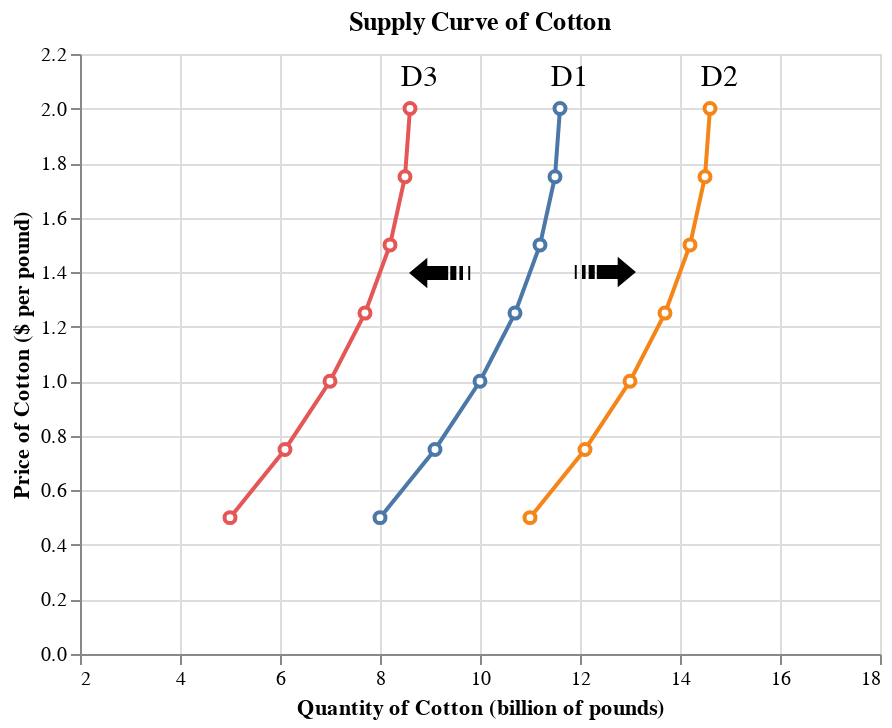

The cell this chart's notebook holds for it:
### Markdown cell above
### Shifts in Supply

> When the *ceteris paribus* assumption is dropped, movement no longer occurs along the supply curve. The entire supply curve shifts, which means the quantity supplied changes at any given price.

### Code cell
df_supply['quantity2'] = df_supply['quantity'] + 3
df_supply['quantity3'] = df_supply['quantity'] - 3
df_supply_fig = pd.melt(df_supply, id_vars=['price'], value_vars=['quantity', 'quantity2', 'quantity3'])
fig2 = alt.Chart(df_supply_fig).mark_line(point=alt.OverlayMarkDef(filled=False, fill='white')).encode(
    alt.X('value', title='Quantity of Cotton (billion of pounds)', scale=alt.Scale(domain=[3,18])),
    alt.Y('price', title='Price of Cotton ($ per pound)', scale=alt.Scale(domain=[0,2.2])),
    alt.Color('variable', legend=None)
).properties(title='Supply Curve of Cotton')

text1 = alt.Chart({'values':[{'x': 11.8, 'y': 2.12}]}).mark_text(
    text='D1',
    fontSize=15
).encode(x='x:Q', y='y:Q')

text2 = alt.Chart({'values':[{'x': 14.8, 'y': 2.12}]}).mark_text(
    text='D2',
    fontSize=15
).encode(x='x:Q', y='y:Q')

text3 = alt.Chart({'values':[{'x': 8.8, 'y': 2.12}]}).mark_text(
    text='D3',
    fontSize=15
).encode(x='x:Q', y='y:Q')

text4 = alt.Chart({'values':[{'x': 12.5, 'y': 1.385}]}).mark_text(
    text='➟',
    fontSize=40
).encode(x='x:Q', y='y:Q')

text5 = alt.Chart({'values':[{'x': 9.2, 'y': 1.41}]}).mark_text(
    text='➟',
    fontSize=40,
    angle=180 
).encode(x='x:Q', y='y:Q')

fig2+text1+text2+text3+text4+text5

### Figure 1 — Vega-Lite specification as saved in the notebook (floating-point values rounded to 4 significant figures)
{"config": {"view": {"continuousWidth": 400, "continuousHeight": 300}}, "layer": [{"data": {"name": "data-804829351935949063056db1ec74f34a"}, "mark": {"type": "line", "point": {"fill": "white", "filled": false}}, "encoding": {"color": {"type": "nominal", "field": "variable", "legend": null}, "x": {"type": "quantitative", "field": "value", "scale": {"domain": [3, 18]}, "title": "Quantity of Cotton (billion of pounds)"}, "y": {"type": "quantitative", "field": "price", "scale": {"domain": [0, 2.2]}, "title": "Price of Cotton ($ per pound)"}}, "title": "Supply Curve of Cotton"}, {"data": {"name": "data-48db668789914b1b7c278fe7d820b463"}, "mark": {"type": "text", "fontSize": 15, "text": "D1"}, "encoding": {"x": {"type": "quantitative", "field": "x"}, "y": {"type": "quantitative", "field": "y"}}}, {"data": {"name": "data-5c7f255eca95d969810865f2d3b60e12"}, "mark": {"type": "text", "fontSize": 15, "text": "D2"}, "encoding": {"x": {"type": "quantitative", "field": "x"}, "y": {"type": "quantitative", "field": "y"}}}, {"data": {"name": "data-8cd5f1bb43085972f574bdf0af75d506"}, "mark": {"type": "text", "fontSize": 15, "text": "D3"}, "encoding": {"x": {"type": "quantitative", "field": "x"}, "y": {"type": "quantitative", "field": "y"}}}, {"data": {"name": "data-eb65aa100296fab34da08073eb503f55"}, "mark": {"type": "text", "fontSize": 40, "text": "➟"}, "encoding": {"x": {"type": "quantitative", "field": "x"}, "y": {"type": "quantitative", "field": "y"}}}, {"data": {"name": "data-61b48be2aab4a3746b06df73b0cf82a6"}, "mark": {"type": "text", "angle": 180, "fontSize": 40, "text": "➟"}, "encoding": {"x": {"type": "quantitative", "field": "x"}, "y": {"type": "quantitative", "field": "y"}}}], "$schema": "https://vega.github.io/schema/vega-lite/v4.8.1.json", "datasets": {"data-804829351935949063056db1ec74f34a": [{"price": 2.0, "variable": "quantity", "value": 11.6}, {"price": 1.75, "variable": "quantity", "value": 11.5}, {"price": 1.5, "variable": "quantity", "value": 11.2}, {"price": 1.25, "variable": "quantity", "value": 10.7}, {"price": 1.0, "variable": "quantity", "value": 10.0}, {"price": 0.75, "variable": "quantity", "value": 9.1}, {"price": 0.5, "variable": "quantity", "value": 8.0}, {"price": 2.0, "variable": "quantity2", "value": 14.6}, {"price": 1.75, "variable": "quantity2", "value": 14.5}, {"price": 1.5, "variable": "quantity2", "value": 14.2}, {"price": 1.25, "variable": "quantity2", "value": 13.7}, {"price": 1.0, "variable": "quantity2", "value": 13.0}, {"price": 0.75, "variable": "quantity2", "value": 12.1}, {"price": 0.5, "variable": "quantity2", "value": 11.0}, {"price": 2.0, "variable": "quantity3", "value": 8.6}, {"price": 1.75, "variable": "quantity3", "value": 8.5}, {"price": 1.5, "variable": "quantity3", "value": 8.2}, {"price": 1.25, "variable": "quantity3", "value": 7.7}, {"price": 1.0, "variable": "quantity3", "value": 7.0}, {"price": 0.75, "variable": "quantity3", "value": 6.1}, {"price": 0.5, "variable": "quantity3", "value": 5.0}], "data-48db668789914b1b7c278fe7d820b463": [{"x": 11.8, "y": 2.12}], "data-5c7f255eca95d969810865f2d3b60e12": [{"x": 14.8, "y": 2.12}], "data-8cd5f1bb43085972f574bdf0af75d506": [{"x": 8.8, "y": 2.12}], "data-eb65aa100296fab34da08073eb503f55": [{"x": 12.5, "y": 1.385}], "data-61b48be2aab4a3746b06df73b0cf82a6": [{"x": 9.2, "y": 1.41}]}}
